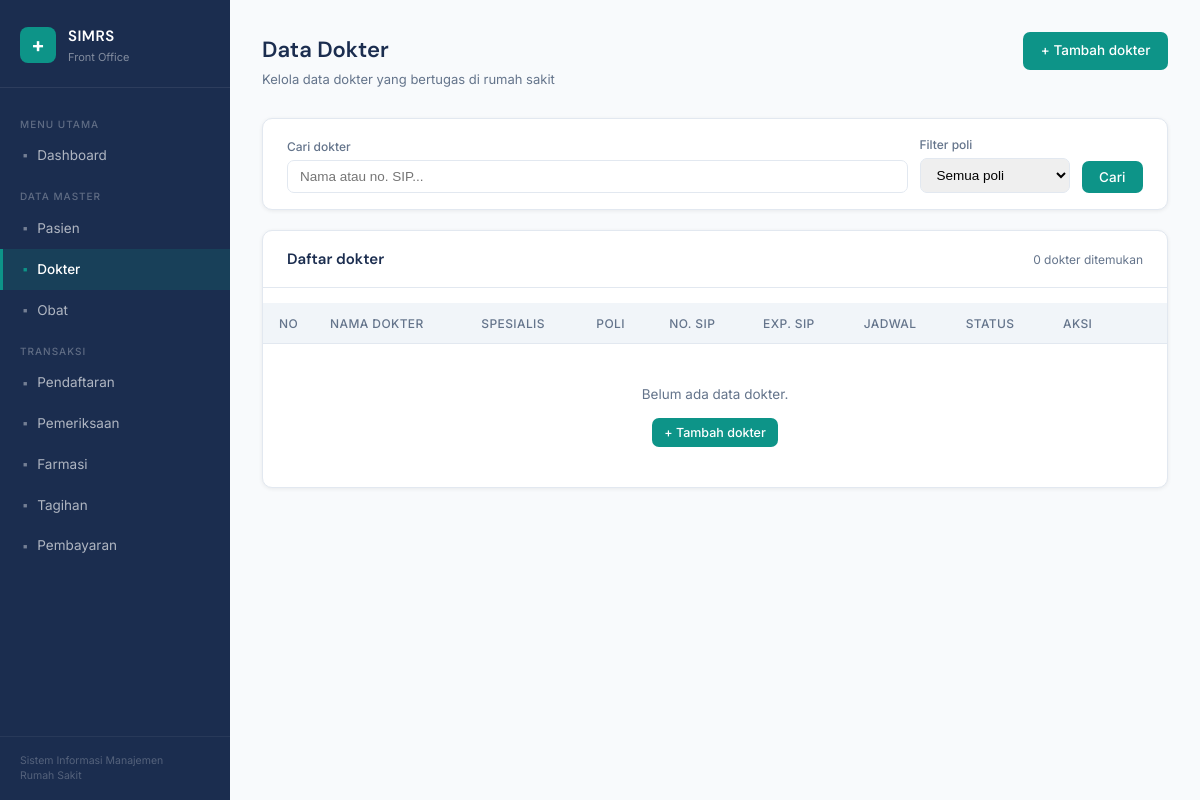
The page /dokter/index.php on the database as committed earlier.
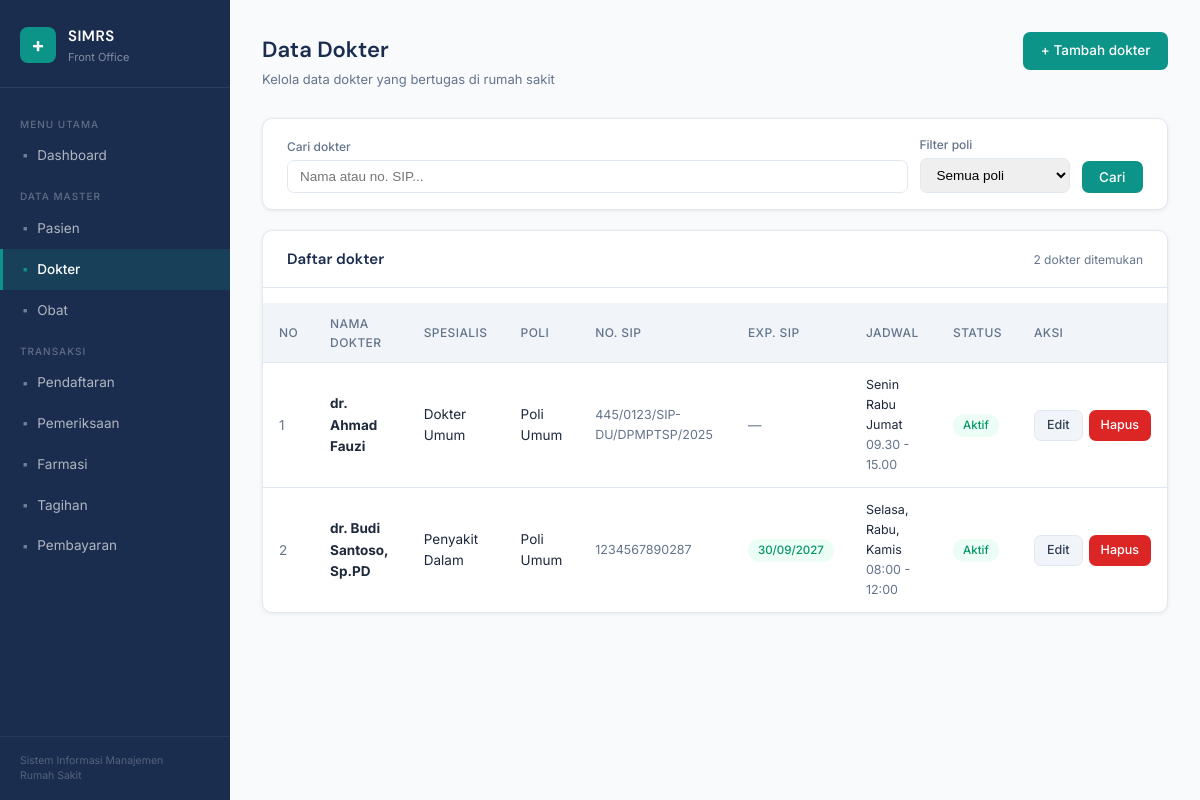
The same page on the database as committed later.
### tables this page shows
CREATE TABLE `dokter` (
  `id_dokter` int(11) NOT NULL,
  `nama_dokter` varchar(100) NOT NULL,
  `spesialis` varchar(50) NOT NULL,
  `poli` varchar(50) NOT NULL,
  `status_aktif` tinyint(1) NOT NULL DEFAULT 1,
  `no_izin_praktek` varchar(30) DEFAULT NULL,
  `tgl_exp_sip` date DEFAULT NULL,
  `jadwal_hari` varchar(50) DEFAULT NULL,
  `jadwal_jam` varchar(50) DEFAULT NULL,
  `created_at` timestamp NOT NULL DEFAULT current_timestamp(),
  `updated_at` timestamp NOT NULL DEFAULT current_timestamp() ON UPDATE current_timestamp()
);

### dokter/index.php (the view, shortened to what the changed rows need)
<?php
require_once '../config/database.php';
$cari       = trim($_GET['cari'] ?? '');
$filterPoli = trim($_GET['poli'] ?? '');
$where = [];
$whereClause = $where ? 'WHERE ' . implode(' AND ', $where) : '';
$sql    = "SELECT * FROM dokter $whereClause ORDER BY nama_dokter ASC";
$result = mysqli_query($conn, $sql);
include '../includes/header.php';
?>
<div class="main-content">
    <div class="page-header">
        <div>
            <h1>Data Dokter</h1>
        </div>
    </div>
    <div class="card">
        <div class="card-header">
            <h2>Daftar dokter</h2>
            <span style="font-size:12px;color:var(--slate)"><?= mysqli_num_rows($result) ?> dokter ditemukan</span>
        </div>
        <div class="table-wrap">
            <table>
                <thead>
                    <tr>
                        <th style="width:40px">No</th>
                        <th>Nama Dokter</th>
                        <th>Spesialis</th>
                        <th>Poli</th>
                        <th>No. SIP</th>
                        <th>Exp. SIP</th>
                        <th>Jadwal</th>
                        <th>Status</th>
                        <th style="width:120px">Aksi</th>
                    </tr>
                </thead>
                <tbody>
                <?php if (mysqli_num_rows($result) > 0):
                    $no = 1;
                    while ($row = mysqli_fetch_assoc($result)): ?>
                <tr>
                    <td style="color:var(--slate)"><?= $no++ ?></td>
                    <td><strong><?= htmlspecialchars($row['nama_dokter']) ?></strong></td>
                    <td><?= htmlspecialchars($row['spesialis']) ?></td>
                    <td><?= htmlspecialchars($row['poli']) ?></td>
                    <td style="font-size:12.5px;color:var(--slate)"><?= htmlspecialchars($row['no_izin_praktek'] ?? '-') ?></td>
                    <td>
                        <?php
                        $exp = $row['tgl_exp_sip'] ?? null;
                        if ($exp) {
                            $expired = strtotime($exp) < time();
                            $soon    = !$expired && strtotime($exp) < strtotime('+30 days');
                            $badge   = $expired ? 'badge-danger' : ($soon ? 'badge-warning' : 'badge-success');
                            echo '<span class="badge ' . $badge . '">' . date('d/m/Y', strtotime($exp)) . '</span>';
                        } else {
                            echo '<span style="color:var(--slate)">—</span>';
                        }
                        ?>
                    </td>
                    <td style="font-size:12.5px">
                        <?= htmlspecialchars($row['jadwal_hari'] ?? '—') ?><br>
                        <span style="color:var(--slate)"><?= htmlspecialchars($row['jadwal_jam'] ?? '') ?></span>
                    </td>
                    <td>
                        <?php if ($row['status_aktif']): ?>
                            <span class="badge badge-success">Aktif</span>
                        <?php else: ?>
                            <span class="badge badge-gray">Nonaktif</span>
                        <?php endif; ?>
                    </td>
                    <td>
                        <div style="display:flex;gap:6px">
                            <a href="edit.php?id=<?= $row['id_dokter'] ?>" class="btn btn-secondary btn-sm">Edit</a>
                            <a href="hapus.php?id=<?= $row['id_dokter'] ?>"
                               class="btn btn-danger btn-sm"
                               onclick="return confirm('Hapus dokter <?= htmlspecialchars(addslashes($row['nama_dokter'])) ?>?')">
                               Hapus
                            </a>
                        </div>
                    </td>
                </tr>
                <?php endwhile; else: ?>
                <tr>
                    <td colspan="9" style="text-align:center;padding:2.5rem;color:var(--slate)">
                        <?= $cari || $filterPoli ? 'Tidak ada dokter yang sesuai filter.' : 'Belum ada data dokter.' ?>
                        <?php if (!$cari && !$filterPoli): ?>
                        <br><a href="tambah.php" class="btn btn-primary btn-sm" style="margin-top:0.75rem">+ Tambah dokter</a>
                        <?php endif; ?>
                    </td>
                </tr>
                <?php endif; ?>
                </tbody>
            </table>
        </div>
    </div>
</div>
<?php include '../includes/footer.php'; ?>

Rows that differ between the two databases and show on the page:
added dokter: nama_dokter "dr. Ahmad Fauzi", spesialis "Dokter Umum", poli "Poli Umum", no_izin_praktek "445/0123/SIP-DU/DPMPTSP/2025", jadwal_hari "Senin Rabu Jumat", jadwal_jam "09.30 - 15.00", status_aktif "Aktif"
added dokter: nama_dokter "dr. Budi Santoso, Sp.PD", spesialis "Penyakit Dalam", poli "Poli Umum", no_izin_praktek "1234567890287", tgl_exp_sip "30/09/2027", jadwal_hari "Selasa, Rabu, Kamis", jadwal_jam "08:00 - 12:00", status_aktif "Aktif"
Other text that changed with them:
mysqli_num_rows($result): "0" → "2"
text no longer shown: "Belum ada data dokter. + Tambah dokter"
